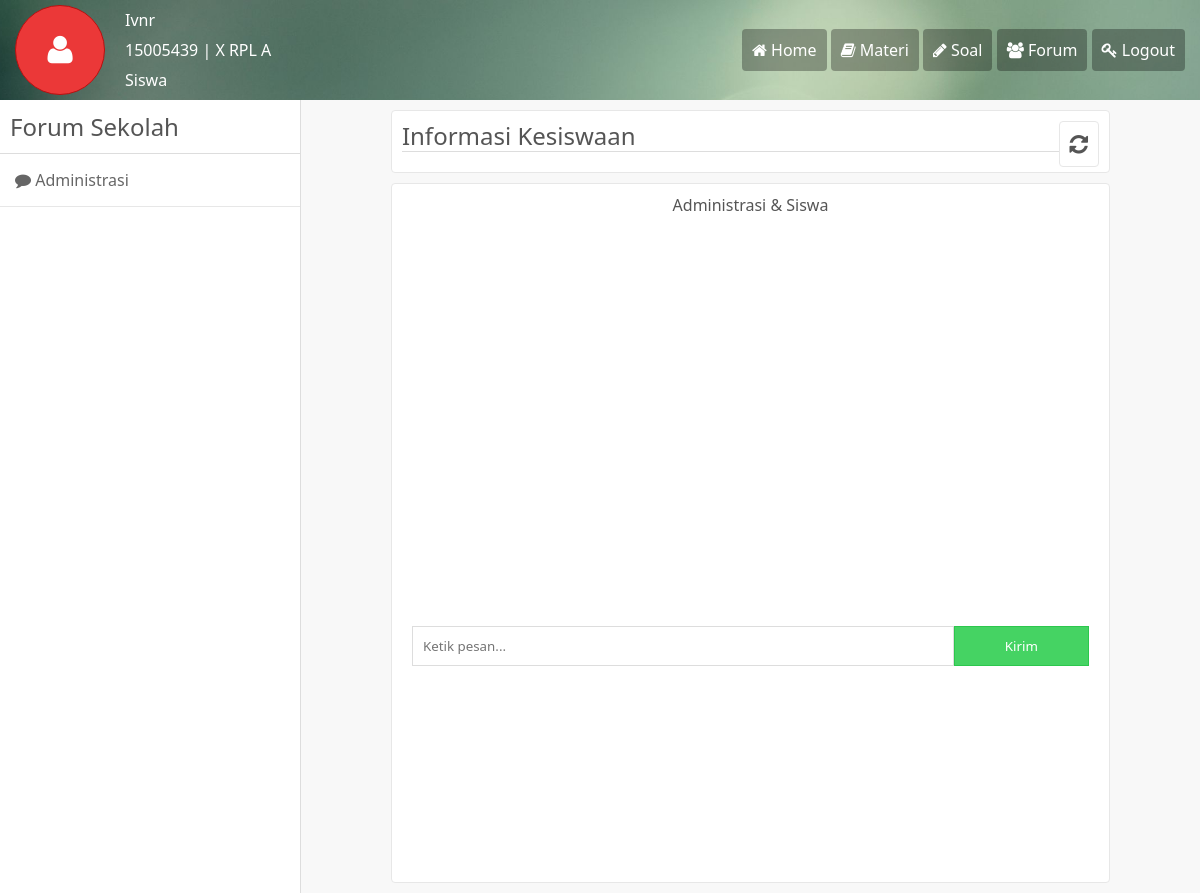
/siswa/forum.php?w=2&id=3 (signed in), run on the app's committed database.
### tables this page shows
CREATE TABLE `siswa` (
  `id` int(11) NOT NULL,
  `id_user` varchar(30) NOT NULL,
  `NIS` varchar(255) NOT NULL,
  `id_kelas` varchar(255) NOT NULL,
  `alamat` varchar(255) NOT NULL,
  `sesi` varchar(30) NOT NULL,
  `keterangan` text NOT NULL
);

CREATE TABLE `kelas` (
  `id` int(11) NOT NULL,
  `tingkat` varchar(30) NOT NULL,
  `kelas` varchar(30) NOT NULL,
  `jurusan` varchar(30) NOT NULL
);

CREATE TABLE `forum` (
  `id` int(11) NOT NULL,
  `nama` varchar(255) NOT NULL,
  `sub` varchar(255) NOT NULL
);

### sys/cent.php (called while the page is built, shortened)
<?php
function ambil($tbl, $prm){
	global $link;
	$ok = "SELECT * FROM $tbl $prm";
	$result = mysqli_query($link, $ok);
	return $result;
}
?>

### siswa/forum.php (the view, shortened to what this page needs)
<?php
$title='Forum';
require_once 'view/header.php';
$id = $_SESSION['user']['id'];
$menu = mysqli_query($link,"SELECT * FROM forum,forum_akses,siswa WHERE forum.id = forum_akses.id_forum AND forum_akses.id_user = siswa.id_user AND siswa.id_user = $id");
if(isset($_GET['w']) AND isset($_GET['id'])){
  $content = $_GET['w'];
  $title_forum = mysqli_query($link,"SELECT * FROM forum WHERE id = $content");
  while($ts = mysqli_fetch_array($title_forum)){
    $title = $ts[1];
    $sub   = $ts[2];
  }
}else{
	header("refresh:0; url=forum.php?w=2&id=$id");
}
 ?>
<div class="bungkus">
	<div class="sideus">
		<div class="atasside">
			<h2>Forum Sekolah</h2>
		</div>
    <?php while($bub = mysqli_fetch_array($menu)){
	$pl = explode(" ",$bub[2]);
	?>
	<?php if($pl[0] == 'Admin'){ ?>
	<a href="?w=<?=$bub[0]?>&id=<?=$id?>"><i class="fa fa-comment"></i> <?=$bub[1]?></a>
	<?php }else{ ?>
    <a href="?w=<?=$bub[0]?>&id=<?=$id?>"><i class="fa fa-comment"></i> <?=$pl[0]?></a>
    <?php }} ?>
	</div>
	<div class="mainus">
    <?php if(isset($_GET['w'])){ ?>
		<div class="judul">
			<h2><?=$title?> <a href="" class="kanan tmbl putih"><i class="fa fa-refresh"></i></a></h2>
		</div>
		<div class="mainisi">
			<center><?=$sub?></center>
			<div class="chat">
			</div>
			<div class="chatketik">
				<form method="post">
            <input type="text" name="pesan" class="f80 kiri" placeholder="Ketik pesan..." autofocus>
					<input type="submit" name="kirim" value="Kirim" class="f20 kiri hijau">
				</form>
			</div>
		</div>
    <?php } ?>
	</div>
</div>
<?php
require_once 'view/header.php';
 ?>

### siswa/view/header.php (shortened to what this page needs)
<?php
require_once "../sys/cent.php";
?>
<!DOCTYPE html>
<html lang="en">
<head>
	<link rel="stylesheet" href="../style.css">
	<link rel="stylesheet" href="../fonts/font-awesome.css">
</head>
<body>
<div class="navuser">
	<div class="k2">
		<?php
			$us = $_SESSION['user']['un'];
			$hasil = ambil('user', "WHERE username='$us'");
			while($row=mysqli_fetch_assoc($hasil)){
				$iduser = $row['id'];
			}
			$hasil = ambil('siswa', "WHERE id_user='$iduser'");
			while($row=mysqli_fetch_assoc($hasil)){
				$idkelas = $row['id_kelas'];
				$nis = $row['NIS'];
			}
			$hasil = ambil('kelas', "WHERE id='$idkelas'");
			while($row=mysqli_fetch_assoc($hasil)){
				$tingkat = $row['tingkat'];
				$kelas = $row['kelas'];
				$jurusan = $row['jurusan'];
			}
			if($tingkat==='X'){
				$badge = 'merah';
			}elseif($tingkat==='XI'){
				$badge = 'hijau';
			}elseif($tingkat==='XII'){
				$badge = 'biru';
			}
		?>
		<div class="icu kiri <?=$badge?>">
			<h1><i class="fa fa-user"></i></h1>
		</div>
		<?=$_SESSION['user']['name'];?> <br>
		<?=$nis.' | '.$tingkat.' '.$jurusan.' '.$kelas?> <br>
		<?php if($title==='Home'){ ?> <a href="ref.php" style="color:white;"><?=$_SESSION['user']['status'];?></a> <?php }else{ ?> <?=$_SESSION['user']['status'];?> <?php } ?>
	</div>
	<div class="k2">
		<div class="menuus">
			<a href="index.php"><i class="fa fa-home"></i> Home</a>
			<a href="materi.php"><i class="fa fa-book"></i> Materi</a>
			<a href="soal.php"><i class="fa fa-pencil"></i> Soal</a>
			<a href="forum.php"><i class="fa fa-group"></i> Forum</a>
			<a href="../logout.php"><i class="fa fa-key"></i> Logout</a>
		</div>
	</div>
</div>

### style.css (style rules this page uses)
* { margin: 0; padding: 0; font-family: 'Century Gothic','Segoe UI',sans-serif; box-sizing: border-box; text-decoration: none; font-weight: normal; max-width: 100% !important; }
body { background: #f8f8f8; font-size: 16px; color: #555; }
.bungkus { width: 100%; height: auto; overflow: hidden; margin: 0 auto; background: #fff; }
nav, h1,h2,h3,h4,p,b { display: block; }
input,textarea,button,select { padding: 10px; border:1px solid #ddd; background: #fff; }
input[type="submit"],input[type="reset"],button,select { cursor: pointer; }
.f20 { width: 20%; }
.f80 { width: 80%; }
.k2,.k3,.k4 { float: left; }
.k2 { width: 50%; }
.kanan { float: right; }
.kiri { float: left; }
.tmbl { padding: 7px 10px; font-size: 1em; border-radius: 4px; }
.hijau { background: #45d363; color: #fff; border:1px solid #2cc74d; }
.merah { background: #eb3838; color: #fff; border:1px solid #B91010; }
.putih { background: #fff; color: #555; border:1px solid #e7e7e7; }
.navuser, .navadmin { height: 100px; line-height: 30px; color: #fff; padding: 5px 15px; background: #2196f3; }
.icu { width: 90px; height: 90px; cursor:pointer; overflow: hidden; text-align: center; border-radius: 50%; margin-right: 20px; }
.icu h1 { margin-top:28px; }
.menuus { line-height: 90px; text-align: right; }
.menuus a { padding: 10px; color: #fff; border-radius: 4px; background: rgba(0,0,0,0.3); }
.sideus { width: 25%; float: left; min-height: 600px; }
.sideus a { padding: 15px; display: block; color: #666; border-bottom: 1px solid #e7e7e7; }
.atasside { padding: 10px; border-bottom: 1px solid #ddd; }
.mainus { min-height: 600px; width: 75%; float: left; border-left: 1px solid #ddd; background: #f8f8f8; }
.mainisi,.judul { width: 80%; margin: 10px auto; padding: 10px; background: #fff; min-height: 700px; border: 1px solid #e7e7e7; border-radius: 4px; }
.judul { min-height: 40px; line-height: 30px; margin-bottom: 10px; }
.judul h2 { display: block; border-bottom: 1px solid #ddd; margin-bottom: 10px; }
.judul a { font-size: 0.9em; }
.chat { height: 400px; overflow-y:scroll; background: #fff; padding: 5px; }
.chatketik form { padding: 10px; }

### data on the page
siswa: NIS "15005439"
kelas: tingkat "X", jurusan "RPL", kelas "A"
forum: sub "Administrasi", nama "Informasi Kesiswaan", sub "Administrasi & Siswa"

### other printed values
$_SESSION['user']['name'] "Ivnr"
$_SESSION['user']['status'] "Siswa"
